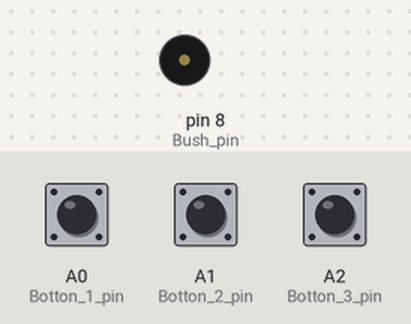
Simulated run of this sketch. Board: Arduino Uno, built with avr-gcc and run on an emulated ATmega328P. Shown: buzzer (waves = sounding). The test bench sets the inputs (shaded band); at power-on: A0 (Botton_1_pin) LOW, A1 (Botton_2_pin) LOW, A2 (Botton_3_pin) LOW.

Above: at 1.2 s.
1.3 s: A0 (Botton_1_pin) pulled HIGH for 0.15 s
At 1.42 s:
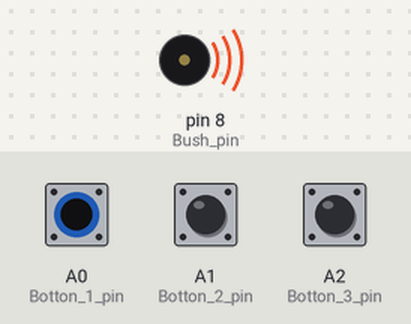
3.0 s: A0 (Botton_1_pin) pulled HIGH for 3.2 s
At 6.7 s:
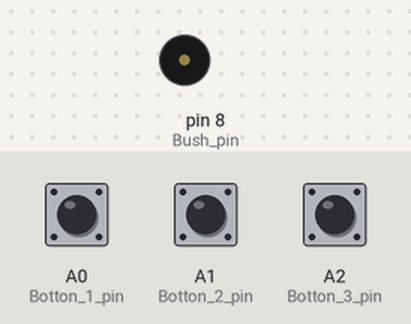
7.7 s: A1 (Botton_2_pin) pulled HIGH for 3.2 s
At 8.2 s:
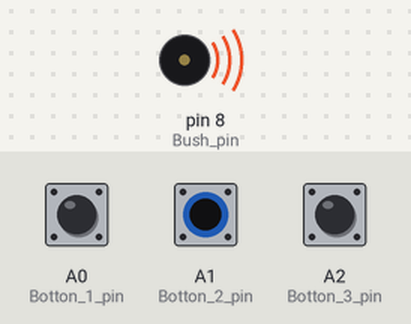
Timing chart, 0 to 12.5 s (numbered marks = the images above; inputs shaded):
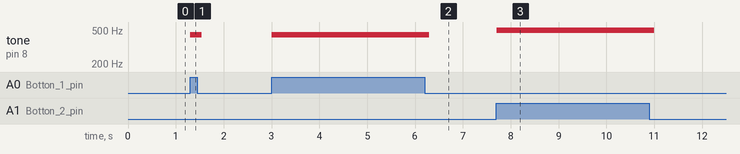

The sketch:

Bocina_3Tonos.ino
```cpp
/*
  Keyboard

  Plays a pitch that changes based on a changing
  input circuit:
  * 3 pushbuttons from +5V to analog in 0 through
  3
  * 3 10K resistors from analog in 0 through 3 to
  ground
  * 8-ohm speaker on digital pin 8
*/

//int pos = 0;

void setup()
{
  pinMode(A0, INPUT); //Botton 1 pin
  pinMode(8, OUTPUT); //Bush pin
  pinMode(A1, INPUT); //Botton 2 pin
  pinMode(A2, INPUT); //Botton 3 pin
}

void loop()
{
  // if button press on A0 is detected
  if (digitalRead(A0) == HIGH) {
    tone(8, 440, 100); // play tone 57 (A4 = 440 Hz)
  }
  // if button press on A1 is detected
  if (digitalRead(A1) == HIGH) {
    tone(8, 494, 100); // play tone 59 (B4 = 494 Hz)
  }
  // if button press on A0 is detected
  if (digitalRead(A2) == HIGH) {
    tone(8, 523, 100); // play tone 60 (C5 = 523 Hz)
  }
  delay(10); // Delay a little bit to improve simulation performance
}
```

Measured:
- after the input at 1.3 s, tone on pin 8 (Bush_pin): silent → 440 Hz at once, → silent 0.24 s later
- after the input at 3.0 s, tone on pin 8 (Bush_pin): silent → 440 Hz at once, → silent 3.3 s later
- after the input at 7.7 s, tone on pin 8 (Bush_pin): silent → 494 Hz at once, → silent 3.3 s later
